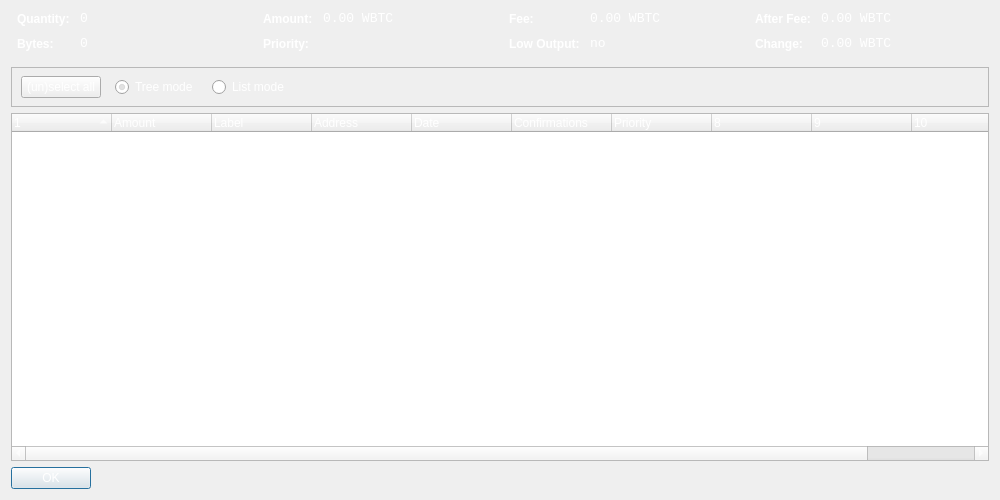
<?xml version="1.0" encoding="UTF-8"?>
<ui version="4.0">
 <class>CoinControlDialog</class>
 <widget class="QDialog" name="CoinControlDialog">
  <property name="geometry">
   <rect>
    <x>0</x>
    <y>0</y>
    <width>1000</width>
    <height>500</height>
   </rect>
  </property>
  <property name="windowTitle">
   <string>Coin Control</string>
  </property>
  <property name="styleSheet">
   <string notr="true">background-image: url(:/images/bkg2);
color: rgb(255, 255, 255);</string>
  </property>
  <layout class="QVBoxLayout" name="verticalLayout">
   <item>
    <layout class="QHBoxLayout" name="horizontalLayoutTop" stretch="0,0,0,0">
     <property name="topMargin">
      <number>0</number>
     </property>
     <property name="bottomMargin">
      <number>10</number>
     </property>
     <item>
      <layout class="QFormLayout" name="formLayoutCoinControl1">
       <property name="horizontalSpacing">
        <number>10</number>
       </property>
       <property name="verticalSpacing">
        <number>10</number>
       </property>
       <property name="leftMargin">
        <number>6</number>
       </property>
       <property name="rightMargin">
        <number>6</number>
       </property>
       <item row="0" column="0">
        <widget class="QLabel" name="labelCoinControlQuantityText">
         <property name="styleSheet">
          <string notr="true">font-weight:bold;</string>
         </property>
         <property name="text">
          <string>Quantity:</string>
         </property>
        </widget>
       </item>
       <item row="0" column="1">
        <widget class="QLabel" name="labelCoinControlQuantity">
         <property name="font">
          <font>
           <family>Monospace</family>
           <pointsize>10</pointsize>
          </font>
         </property>
         <property name="cursor">
          <cursorShape>IBeamCursor</cursorShape>
         </property>
         <property name="contextMenuPolicy">
          <enum>Qt::ActionsContextMenu</enum>
         </property>
         <property name="text">
          <string notr="true">0</string>
         </property>
         <property name="textInteractionFlags">
          <set>Qt::LinksAccessibleByMouse|Qt::TextSelectableByKeyboard|Qt::TextSelectableByMouse</set>
         </property>
        </widget>
       </item>
       <item row="1" column="0">
        <widget class="QLabel" name="labelCoinControlBytesText">
         <property name="styleSheet">
          <string notr="true">font-weight:bold;</string>
         </property>
         <property name="text">
          <string>Bytes:</string>
         </property>
        </widget>
       </item>
       <item row="1" column="1">
        <widget class="QLabel" name="labelCoinControlBytes">
         <property name="font">
          <font>
           <family>Monospace</family>
           <pointsize>10</pointsize>
          </font>
         </property>
         <property name="cursor">
          <cursorShape>IBeamCursor</cursorShape>
         </property>
         <property name="contextMenuPolicy">
          <enum>Qt::ActionsContextMenu</enum>
         </property>
         <property name="text">
          <string notr="true">0</string>
         </property>
         <property name="textInteractionFlags">
          <set>Qt::LinksAccessibleByMouse|Qt::TextSelectableByKeyboard|Qt::TextSelectableByMouse</set>
         </property>
        </widget>
       </item>
      </layout>
     </item>
     <item>
      <layout class="QFormLayout" name="formLayoutCoinControl2">
       <property name="horizontalSpacing">
        <number>10</number>
       </property>
       <property name="verticalSpacing">
        <number>10</number>
       </property>
       <property name="leftMargin">
        <number>6</number>
       </property>
       <property name="rightMargin">
        <number>6</number>
       </property>
       <item row="0" column="0">
        <widget class="QLabel" name="labelCoinControlAmountText">
         <property name="styleSheet">
          <string notr="true">font-weight:bold;</string>
         </property>
         <property name="text">
          <string>Amount:</string>
         </property>
        </widget>
       </item>
       <item row="0" column="1">
        <widget class="QLabel" name="labelCoinControlAmount">
         <property name="font">
          <font>
           <family>Monospace</family>
           <pointsize>10</pointsize>
          </font>
         </property>
         <property name="cursor">
          <cursorShape>IBeamCursor</cursorShape>
         </property>
         <property name="contextMenuPolicy">
          <enum>Qt::ActionsContextMenu</enum>
         </property>
         <property name="text">
          <string notr="true">0.00 WBTC</string>
         </property>
         <property name="textInteractionFlags">
          <set>Qt::LinksAccessibleByMouse|Qt::TextSelectableByKeyboard|Qt::TextSelectableByMouse</set>
         </property>
        </widget>
       </item>
       <item row="1" column="0">
        <widget class="QLabel" name="labelCoinControlPriorityText">
         <property name="styleSheet">
          <string notr="true">font-weight:bold;</string>
         </property>
         <property name="text">
          <string>Priority:</string>
         </property>
        </widget>
       </item>
       <item row="1" column="1">
        <widget class="QLabel" name="labelCoinControlPriority">
         <property name="font">
          <font>
           <family>Monospace</family>
           <pointsize>10</pointsize>
          </font>
         </property>
         <property name="cursor">
          <cursorShape>IBeamCursor</cursorShape>
         </property>
         <property name="contextMenuPolicy">
          <enum>Qt::ActionsContextMenu</enum>
         </property>
         <property name="text">
          <string/>
         </property>
         <property name="textInteractionFlags">
          <set>Qt::LinksAccessibleByMouse|Qt::TextSelectableByKeyboard|Qt::TextSelectableByMouse</set>
         </property>
        </widget>
       </item>
      </layout>
     </item>
     <item>
      <layout class="QFormLayout" name="formLayoutCoinControl3">
       <property name="horizontalSpacing">
        <number>10</number>
       </property>
       <property name="verticalSpacing">
        <number>10</number>
       </property>
       <property name="leftMargin">
        <number>6</number>
       </property>
       <property name="rightMargin">
        <number>6</number>
       </property>
       <item row="0" column="0">
        <widget class="QLabel" name="labelCoinControlFeeText">
         <property name="styleSheet">
          <string notr="true">font-weight:bold;</string>
         </property>
         <property name="text">
          <string>Fee:</string>
         </property>
        </widget>
       </item>
       <item row="0" column="1">
        <widget class="QLabel" name="labelCoinControlFee">
         <property name="font">
          <font>
           <family>Monospace</family>
           <pointsize>10</pointsize>
          </font>
         </property>
         <property name="cursor">
          <cursorShape>IBeamCursor</cursorShape>
         </property>
         <property name="contextMenuPolicy">
          <enum>Qt::ActionsContextMenu</enum>
         </property>
         <property name="text">
          <string notr="true">0.00 WBTC</string>
         </property>
         <property name="textInteractionFlags">
          <set>Qt::LinksAccessibleByMouse|Qt::TextSelectableByKeyboard|Qt::TextSelectableByMouse</set>
         </property>
        </widget>
       </item>
       <item row="1" column="0">
        <widget class="QLabel" name="labelCoinControlLowOutputText">
         <property name="enabled">
          <bool>false</bool>
         </property>
         <property name="styleSheet">
          <string notr="true">font-weight:bold;</string>
         </property>
         <property name="text">
          <string>Low Output:</string>
         </property>
        </widget>
       </item>
       <item row="1" column="1">
        <widget class="QLabel" name="labelCoinControlLowOutput">
         <property name="enabled">
          <bool>false</bool>
         </property>
         <property name="font">
          <font>
           <family>Monospace</family>
           <pointsize>10</pointsize>
          </font>
         </property>
         <property name="cursor">
          <cursorShape>IBeamCursor</cursorShape>
         </property>
         <property name="contextMenuPolicy">
          <enum>Qt::ActionsContextMenu</enum>
         </property>
         <property name="text">
          <string notr="true">no</string>
         </property>
         <property name="textInteractionFlags">
          <set>Qt::LinksAccessibleByMouse|Qt::TextSelectableByKeyboard|Qt::TextSelectableByMouse</set>
         </property>
        </widget>
       </item>
      </layout>
     </item>
     <item>
      <layout class="QFormLayout" name="formLayoutCoinControl4">
       <property name="horizontalSpacing">
        <number>10</number>
       </property>
       <property name="verticalSpacing">
        <number>10</number>
       </property>
       <property name="leftMargin">
        <number>6</number>
       </property>
       <property name="rightMargin">
        <number>6</number>
       </property>
       <item row="0" column="0">
        <widget class="QLabel" name="labelCoinControlAfterFeeText">
         <property name="styleSheet">
          <string notr="true">font-weight:bold;</string>
         </property>
         <property name="text">
          <string>After Fee:</string>
         </property>
        </widget>
       </item>
       <item row="0" column="1">
        <widget class="QLabel" name="labelCoinControlAfterFee">
         <property name="font">
          <font>
           <family>Monospace</family>
           <pointsize>10</pointsize>
          </font>
         </property>
         <property name="cursor">
          <cursorShape>IBeamCursor</cursorShape>
         </property>
         <property name="contextMenuPolicy">
          <enum>Qt::ActionsContextMenu</enum>
         </property>
         <property name="text">
          <string notr="true">0.00 WBTC</string>
         </property>
         <property name="textInteractionFlags">
          <set>Qt::LinksAccessibleByMouse|Qt::TextSelectableByKeyboard|Qt::TextSelectableByMouse</set>
         </property>
        </widget>
       </item>
       <item row="1" column="0">
        <widget class="QLabel" name="labelCoinControlChangeText">
         <property name="enabled">
          <bool>false</bool>
         </property>
         <property name="styleSheet">
          <string notr="true">font-weight:bold;</string>
         </property>
         <property name="text">
          <string>Change:</string>
         </property>
        </widget>
       </item>
       <item row="1" column="1">
        <widget class="QLabel" name="labelCoinControlChange">
         <property name="enabled">
          <bool>false</bool>
         </property>
         <property name="font">
          <font>
           <family>Monospace</family>
           <pointsize>10</pointsize>
          </font>
         </property>
         <property name="cursor">
          <cursorShape>IBeamCursor</cursorShape>
         </property>
         <property name="contextMenuPolicy">
          <enum>Qt::ActionsContextMenu</enum>
         </property>
         <property name="text">
          <string notr="true">0.00 WBTC</string>
         </property>
         <property name="textInteractionFlags">
          <set>Qt::LinksAccessibleByMouse|Qt::TextSelectableByKeyboard|Qt::TextSelectableByMouse</set>
         </property>
        </widget>
       </item>
      </layout>
     </item>
    </layout>
   </item>
   <item>
    <widget class="QFrame" name="frame">
     <property name="minimumSize">
      <size>
       <width>0</width>
       <height>40</height>
      </size>
     </property>
     <property name="frameShape">
      <enum>QFrame::StyledPanel</enum>
     </property>
     <property name="frameShadow">
      <enum>QFrame::Sunken</enum>
     </property>
     <widget class="QWidget" name="horizontalLayoutWidget">
      <property name="geometry">
       <rect>
        <x>10</x>
        <y>0</y>
        <width>781</width>
        <height>41</height>
       </rect>
      </property>
      <layout class="QHBoxLayout" name="horizontalLayoutPanel" stretch="0,0,0,0">
       <property name="spacing">
        <number>14</number>
       </property>
       <item>
        <widget class="QPushButton" name="pushButtonSelectAll">
         <property name="sizePolicy">
          <sizepolicy hsizetype="Maximum" vsizetype="Fixed">
           <horstretch>0</horstretch>
           <verstretch>0</verstretch>
          </sizepolicy>
         </property>
         <property name="text">
          <string>(un)select all</string>
         </property>
        </widget>
       </item>
       <item>
        <widget class="QRadioButton" name="radioTreeMode">
         <property name="sizePolicy">
          <sizepolicy hsizetype="Maximum" vsizetype="Fixed">
           <horstretch>0</horstretch>
           <verstretch>0</verstretch>
          </sizepolicy>
         </property>
         <property name="text">
          <string>Tree mode</string>
         </property>
         <property name="checked">
          <bool>true</bool>
         </property>
        </widget>
       </item>
       <item>
        <widget class="QRadioButton" name="radioListMode">
         <property name="sizePolicy">
          <sizepolicy hsizetype="Maximum" vsizetype="Fixed">
           <horstretch>0</horstretch>
           <verstretch>0</verstretch>
          </sizepolicy>
         </property>
         <property name="text">
          <string>List mode</string>
         </property>
        </widget>
       </item>
       <item>
        <spacer name="horizontalSpacer">
         <property name="orientation">
          <enum>Qt::Horizontal</enum>
         </property>
         <property name="sizeHint" stdset="0">
          <size>
           <width>40</width>
           <height>20</height>
          </size>
         </property>
        </spacer>
       </item>
      </layout>
     </widget>
    </widget>
   </item>
   <item>
    <widget class="CoinControlTreeWidget" name="treeWidget">
     <property name="contextMenuPolicy">
      <enum>Qt::CustomContextMenu</enum>
     </property>
     <property name="sortingEnabled">
      <bool>false</bool>
     </property>
     <property name="columnCount">
      <number>11</number>
     </property>
     <attribute name="headerShowSortIndicator" stdset="0">
      <bool>true</bool>
     </attribute>
     <attribute name="headerStretchLastSection">
      <bool>false</bool>
     </attribute>
     <column>
      <property name="text">
       <string/>
      </property>
     </column>
     <column>
      <property name="text">
       <string>Amount</string>
      </property>
     </column>
     <column>
      <property name="text">
       <string>Label</string>
      </property>
     </column>
     <column>
      <property name="text">
       <string>Address</string>
      </property>
     </column>
     <column>
      <property name="text">
       <string>Date</string>
      </property>
     </column>
     <column>
      <property name="text">
       <string>Confirmations</string>
      </property>
      <property name="toolTip">
       <string>Confirmed</string>
      </property>
     </column>
     <column>
      <property name="text">
       <string>Priority</string>
      </property>
     </column>
     <column>
      <property name="text">
       <string/>
      </property>
     </column>
     <column>
      <property name="text">
       <string/>
      </property>
     </column>
     <column>
      <property name="text">
       <string/>
      </property>
     </column>
     <column>
      <property name="text">
       <string/>
      </property>
     </column>
    </widget>
   </item>
   <item>
    <widget class="QDialogButtonBox" name="buttonBox">
     <property name="sizePolicy">
      <sizepolicy hsizetype="Maximum" vsizetype="Fixed">
       <horstretch>0</horstretch>
       <verstretch>0</verstretch>
      </sizepolicy>
     </property>
     <property name="orientation">
      <enum>Qt::Horizontal</enum>
     </property>
     <property name="standardButtons">
      <set>QDialogButtonBox::Ok</set>
     </property>
    </widget>
   </item>
  </layout>
 </widget>
 <customwidgets>
  <customwidget>
   <class>CoinControlTreeWidget</class>
   <extends>QTreeWidget</extends>
   <header>coincontroltreewidget.h</header>
  </customwidget>
 </customwidgets>
 <resources/>
 <connections/>
</ui>
